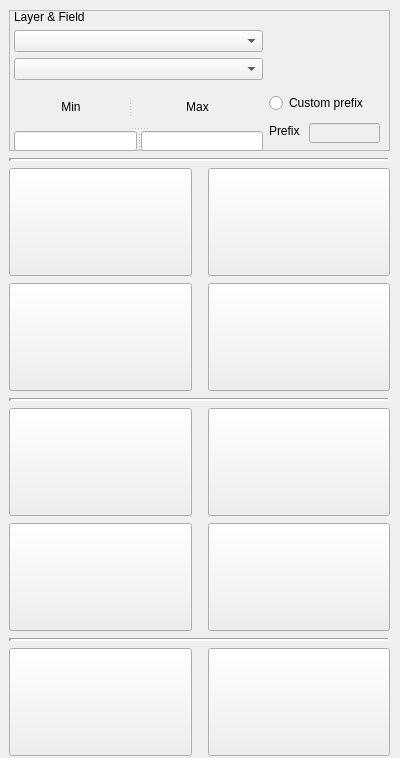
          <widget class="QWidget" name="scrollAreaWidgetContents">
           <property name="geometry">
            <rect>
             <x>0</x>
             <y>0</y>
             <width>400</width>
             <height>758</height>
            </rect>
           </property>
           <property name="minimumSize">
            <size>
             <width>300</width>
             <height>600</height>
            </size>
           </property>
           <property name="maximumSize">
            <size>
             <width>400</width>
             <height>900</height>
            </size>
           </property>
           <widget class="QWidget" name="layoutWidget">
            <property name="geometry">
             <rect>
              <x>9</x>
              <y>9</y>
              <width>381</width>
              <height>750</height>
             </rect>
            </property>
            <layout class="QVBoxLayout" name="verticalLayout">
             <item>
              <widget class="QFrame" name="frame_4">
               <property name="minimumSize">
                <size>
                 <width>0</width>
                 <height>141</height>
                </size>
               </property>
               <property name="maximumSize">
                <size>
                 <width>16777215</width>
                 <height>141</height>
                </size>
               </property>
               <property name="frameShape">
                <enum>QFrame::StyledPanel</enum>
               </property>
               <property name="frameShadow">
                <enum>QFrame::Raised</enum>
               </property>
               <widget class="QWidget" name="layoutWidget">
                <property name="geometry">
                 <rect>
                  <x>0</x>
                  <y>0</y>
                  <width>381</width>
                  <height>141</height>
                 </rect>
                </property>
                <layout class="QGridLayout" name="gridLayout_8">
                 <property name="leftMargin">
                  <number>5</number>
                 </property>
                 <item row="0" column="0">
                  <widget class="QLabel" name="label_3">
                   <property name="text">
                    <string>Layer &amp; Field</string>
                   </property>
                  </widget>
                 </item>
                 <item row="2" column="0">
                  <widget class="QgsFieldComboBox" name="mFieldComboBox"/>
                 </item>
                 <item row="1" column="0">
                  <widget class="QgsMapLayerComboBox" name="mMapLayerComboBox">
                   <property name="minimumSize">
                    <size>
                     <width>160</width>
                     <height>0</height>
                    </size>
                   </property>
                   <property name="allowEmptyLayer" stdset="0">
                    <bool>true</bool>
                   </property>
                  </widget>
                 </item>
                 <item row="3" column="0">
                  <widget class="QSplitter" name="splitter_9">
                   <property name="orientation">
                    <enum>Qt::Vertical</enum>
                   </property>
                   <widget class="QSplitter" name="splitter_8">
                    <property name="orientation">
                     <enum>Qt::Horizontal</enum>
                    </property>
                    <widget class="QLabel" name="label">
                     <property name="text">
                      <string>Min</string>
                     </property>
                     <property name="alignment">
                      <set>Qt::AlignCenter</set>
                     </property>
                    </widget>
                    <widget class="QLabel" name="label_2">
                     <property name="text">
                      <string>Max</string>
                     </property>
                     <property name="alignment">
                      <set>Qt::AlignCenter</set>
                     </property>
                    </widget>
                   </widget>
                   <widget class="QSplitter" name="splitter_7">
                    <property name="orientation">
                     <enum>Qt::Horizontal</enum>
                    </property>
                    <widget class="QLineEdit" name="minx">
                     <property name="maximumSize">
                      <size>
                       <width>16777215</width>
                       <height>20</height>
                      </size>
                     </property>
                     <property name="alignment">
                      <set>Qt::AlignCenter</set>
                     </property>
                    </widget>
                    <widget class="QLineEdit" name="maxx">
                     <property name="maximumSize">
                      <size>
                       <width>16777215</width>
                       <height>20</height>
                      </size>
                     </property>
                     <property name="alignment">
                      <set>Qt::AlignCenter</set>
                     </property>
                    </widget>
                   </widget>
                  </widget>
                 </item>
                 <item row="3" column="1">
                  <widget class="QFrame" name="frame_2">
                   <property name="minimumSize">
                    <size>
                     <width>121</width>
                     <height>51</height>
                    </size>
                   </property>
                   <property name="maximumSize">
                    <size>
                     <width>121</width>
                     <height>51</height>
                    </size>
                   </property>
                   <property name="frameShape">
                    <enum>QFrame::NoFrame</enum>
                   </property>
                   <property name="frameShadow">
                    <enum>QFrame::Raised</enum>
                   </property>
                   <widget class="QRadioButton" name="prefixRadio">
                    <property name="geometry">
                     <rect>
                      <x>0</x>
                      <y>0</y>
                      <width>95</width>
                      <height>20</height>
                     </rect>
                    </property>
                    <property name="text">
                     <string>Custom prefix</string>
                    </property>
                   </widget>
                   <widget class="QLineEdit" name="prefix">
                    <property name="enabled">
                     <bool>false</bool>
                    </property>
                    <property name="geometry">
                     <rect>
                      <x>40</x>
                      <y>30</y>
                      <width>71</width>
                      <height>20</height>
                     </rect>
                    </property>
                    <property name="text">
                     <string/>
                    </property>
                    <property name="placeholderText">
                     <string extracomment="f_"/>
                    </property>
                   </widget>
                   <widget class="QLabel" name="label_4">
                    <property name="geometry">
                     <rect>
                      <x>0</x>
                      <y>30</y>
                      <width>41</width>
                      <height>16</height>
                     </rect>
                    </property>
                    <property name="text">
                     <string>Prefix</string>
                    </property>
                   </widget>
                  </widget>
                 </item>
                </layout>
               </widget>
              </widget>
             </item>
             <item>
              <widget class="Line" name="line_3">
               <property name="lineWidth">
                <number>3</number>
               </property>
               <property name="orientation">
                <enum>Qt::Horizontal</enum>
               </property>
              </widget>
             </item>
             <item>
              <layout class="QGridLayout" name="gridLayout_7">
               <item row="0" column="0">
                <widget class="QPushButton" name="lineal_creciente">
                 <property name="sizePolicy">
                  <sizepolicy hsizetype="Preferred" vsizetype="Preferred">
                   <horstretch>0</horstretch>
                   <verstretch>0</verstretch>
                  </sizepolicy>
                 </property>
                 <property name="minimumSize">
                  <size>
                   <width>175</width>
                   <height>108</height>
                  </size>
                 </property>
                 <property name="maximumSize">
                  <size>
                   <width>260</width>
                   <height>108</height>
                  </size>
                 </property>
                 <property name="text">
                  <string/>
                 </property>
                 <property name="iconSize">
                  <size>
                   <width>165</width>
                   <height>110</height>
                  </size>
                 </property>
                </widget>
               </item>
               <item row="0" column="1">
                <spacer name="horizontalSpacer_4">
                 <property name="orientation">
                  <enum>Qt::Horizontal</enum>
                 </property>
                 <property name="sizeType">
                  <enum>QSizePolicy::Minimum</enum>
                 </property>
                 <property name="sizeHint" stdset="0">
                  <size>
                   <width>10</width>
                   <height>20</height>
                  </size>
                 </property>
                </spacer>
               </item>
               <item row="0" column="2">
                <widget class="QPushButton" name="logistica">
                 <property name="sizePolicy">
                  <sizepolicy hsizetype="Preferred" vsizetype="Preferred">
                   <horstretch>0</horstretch>
                   <verstretch>0</verstretch>
                  </sizepolicy>
                 </property>
                 <property name="minimumSize">
                  <size>
                   <width>175</width>
                   <height>108</height>
                  </size>
                 </property>
                 <property name="maximumSize">
                  <size>
                   <width>260</width>
                   <height>108</height>
                  </size>
                 </property>
                 <property name="text">
                  <string/>
                 </property>
                 <property name="iconSize">
                  <size>
                   <width>165</width>
                   <height>110</height>
                  </size>
                 </property>
                </widget>
               </item>
              </layout>
             </item>
             <item>
              <layout class="QGridLayout" name="gridLayout_6">
               <item row="0" column="0">
                <widget class="QPushButton" name="convexa_creciente">
                 <property name="sizePolicy">
                  <sizepolicy hsizetype="Preferred" vsizetype="Preferred">
                   <horstretch>0</horstretch>
                   <verstretch>0</verstretch>
                  </sizepolicy>
                 </property>
                 <property name="minimumSize">
                  <size>
                   <width>175</width>
                   <height>108</height>
                  </size>
                 </property>
                 <property name="maximumSize">
                  <size>
                   <width>260</width>
                   <height>108</height>
                  </size>
                 </property>
                 <property name="text">
                  <string/>
                 </property>
                 <property name="iconSize">
                  <size>
                   <width>165</width>
                   <height>110</height>
                  </size>
                 </property>
                </widget>
               </item>
               <item row="0" column="1">
                <spacer name="horizontalSpacer_3">
                 <property name="orientation">
                  <enum>Qt::Horizontal</enum>
                 </property>
                 <property name="sizeType">
                  <enum>QSizePolicy::Minimum</enum>
                 </property>
                 <property name="sizeHint" stdset="0">
                  <size>
                   <width>10</width>
                   <height>20</height>
                  </size>
                 </property>
                </spacer>
               </item>
               <item row="0" column="2">
                <widget class="QPushButton" name="concava_creciente">
                 <property name="sizePolicy">
                  <sizepolicy hsizetype="Preferred" vsizetype="Preferred">
                   <horstretch>0</horstretch>
                   <verstretch>0</verstretch>
                  </sizepolicy>
                 </property>
                 <property name="minimumSize">
                  <size>
                   <width>175</width>
                   <height>108</height>
                  </size>
                 </property>
                 <property name="maximumSize">
                  <size>
                   <width>260</width>
                   <height>108</height>
                  </size>
                 </property>
                 <property name="text">
                  <string/>
                 </property>
                 <property name="iconSize">
                  <size>
                   <width>165</width>
                   <height>110</height>
                  </size>
                 </property>
                </widget>
               </item>
              </layout>
             </item>
             <item>
              <widget class="Line" name="line">
               <property name="lineWidth">
                <number>3</number>
               </property>
               <property name="orientation">
                <enum>Qt::Horizontal</enum>
               </property>
              </widget>
             </item>
             <item>
              <layout class="QHBoxLayout" name="horizontalLayout_2">
               <item>
                <widget class="QPushButton" name="lineal_decreciente">
                 <property name="sizePolicy">
                  <sizepolicy hsizetype="Preferred" vsizetype="Preferred">
                   <horstretch>0</horstretch>
                   <verstretch>0</verstretch>
                  </sizepolicy>
                 </property>
                 <property name="minimumSize">
                  <size>
                   <width>175</width>
                   <height>108</height>
                  </size>
                 </property>
                 <property name="maximumSize">
                  <size>
                   <width>260</width>
                   <height>108</height>
                  </size>
                 </property>
                 <property name="text">
                  <string/>
                 </property>
                 <property name="iconSize">
                  <size>
                   <width>165</width>
                   <height>110</height>
                  </size>
                 </property>
                </widget>
               </item>
               <item>
                <spacer name="horizontalSpacer_2">
                 <property name="orientation">
                  <enum>Qt::Horizontal</enum>
                 </property>
                 <property name="sizeType">
                  <enum>QSizePolicy::Minimum</enum>
                 </property>
                 <property name="sizeHint" stdset="0">
                  <size>
                   <width>10</width>
                   <height>20</height>
                  </size>
                 </property>
                </spacer>
               </item>
               <item>
                <widget class="QPushButton" name="logistica_invertida">
                 <property name="sizePolicy">
                  <sizepolicy hsizetype="Preferred" vsizetype="Preferred">
                   <horstretch>0</horstretch>
                   <verstretch>0</verstretch>
                  </sizepolicy>
                 </property>
                 <property name="minimumSize">
                  <size>
                   <width>175</width>
                   <height>108</height>
                  </size>
                 </property>
                 <property name="maximumSize">
                  <size>
                   <width>260</width>
                   <height>108</height>
                  </size>
                 </property>
                 <property name="sizeIncrement">
                  <size>
                   <width>0</width>
                   <height>0</height>
                  </size>
                 </property>
                 <property name="autoFillBackground">
                  <bool>false</bool>
                 </property>
                 <property name="text">
                  <string/>
                 </property>
                 <property name="iconSize">
                  <size>
                   <width>165</width>
                   <height>110</height>
                  </size>
                 </property>
                 <property name="checkable">
                  <bool>false</bool>
                 </property>
                 <property name="checked">
                  <bool>false</bool>
                 </property>
                </widget>
               </item>
              </layout>
             </item>
             <item>
              <layout class="QHBoxLayout" name="horizontalLayout_5">
               <item>
                <widget class="QPushButton" name="convexa_decreciente">
                 <property name="sizePolicy">
                  <sizepolicy hsizetype="Preferred" vsizetype="Preferred">
                   <horstretch>0</horstretch>
                   <verstretch>0</verstretch>
                  </sizepolicy>
                 </property>
                 <property name="minimumSize">
                  <size>
                   <width>175</width>
                   <height>108</height>
                  </size>
                 </property>
                 <property name="maximumSize">
                  <size>
                   <width>260</width>
                   <height>108</height>
                  </size>
                 </property>
                 <property name="text">
                  <string/>
                 </property>
                 <property name="iconSize">
                  <size>
                   <width>165</width>
                   <height>110</height>
                  </size>
                 </property>
                </widget>
               </item>
               <item>
                <spacer name="horizontalSpacer_5">
                 <property name="orientation">
                  <enum>Qt::Horizontal</enum>
                 </property>
                 <property name="sizeType">
                  <enum>QSizePolicy::Minimum</enum>
                 </property>
                 <property name="sizeHint" stdset="0">
                  <size>
                   <width>10</width>
                   <height>20</height>
                  </size>
                 </property>
                </spacer>
               </item>
               <item>
                <widget class="QPushButton" name="concava_decreciente">
                 <property name="sizePolicy">
                  <sizepolicy hsizetype="Preferred" vsizetype="Preferred">
                   <horstretch>0</horstretch>
                   <verstretch>0</verstretch>
                  </sizepolicy>
                 </property>
                 <property name="minimumSize">
                  <size>
                   <width>175</width>
                   <height>108</height>
                  </size>
                 </property>
                 <property name="maximumSize">
                  <size>
                   <width>260</width>
                   <height>108</height>
                  </size>
                 </property>
                 <property name="text">
                  <string/>
                 </property>
                 <property name="iconSize">
                  <size>
                   <width>165</width>
                   <height>110</height>
                  </size>
                 </property>
                </widget>
               </item>
              </layout>
             </item>
             <item>
              <widget class="Line" name="line_2">
               <property name="lineWidth">
                <number>3</number>
               </property>
               <property name="orientation">
                <enum>Qt::Horizontal</enum>
               </property>
              </widget>
             </item>
             <item>
              <layout class="QHBoxLayout" name="horizontalLayout">
               <item>
                <widget class="QPushButton" name="campana">
                 <property name="sizePolicy">
                  <sizepolicy hsizetype="Preferred" vsizetype="Preferred">
                   <horstretch>0</horstretch>
                   <verstretch>0</verstretch>
                  </sizepolicy>
                 </property>
                 <property name="minimumSize">
                  <size>
                   <width>175</width>
                   <height>108</height>
                  </size>
                 </property>
                 <property name="maximumSize">
                  <size>
                   <width>260</width>
                   <height>108</height>
                  </size>
                 </property>
                 <property name="text">
                  <string/>
                 </property>
                 <property name="iconSize">
                  <size>
                   <width>165</width>
                   <height>110</height>
                  </size>
                 </property>
                </widget>
               </item>
               <item>
                <spacer name="horizontalSpacer">
                 <property name="orientation">
                  <enum>Qt::Horizontal</enum>
                 </property>
                 <property name="sizeType">
                  <enum>QSizePolicy::Minimum</enum>
                 </property>
                 <property name="sizeHint" stdset="0">
                  <size>
                   <width>10</width>
                   <height>20</height>
                  </size>
                 </property>
                </spacer>
               </item>
               <item>
                <widget class="QPushButton" name="campana_invertida">
                 <property name="sizePolicy">
                  <sizepolicy hsizetype="Preferred" vsizetype="Preferred">
                   <horstretch>0</horstretch>
                   <verstretch>0</verstretch>
                  </sizepolicy>
                 </property>
                 <property name="minimumSize">
                  <size>
                   <width>175</width>
                   <height>108</height>
                  </size>
                 </property>
                 <property name="maximumSize">
                  <size>
                   <width>260</width>
                   <height>108</height>
                  </size>
                 </property>
                 <property name="text">
                  <string/>
                 </property>
                 <property name="iconSize">
                  <size>
                   <width>165</width>
                   <height>110</height>
                  </size>
                 </property>
                </widget>
               </item>
              </layout>
             </item>
            </layout>
           </widget>
          </widget>
